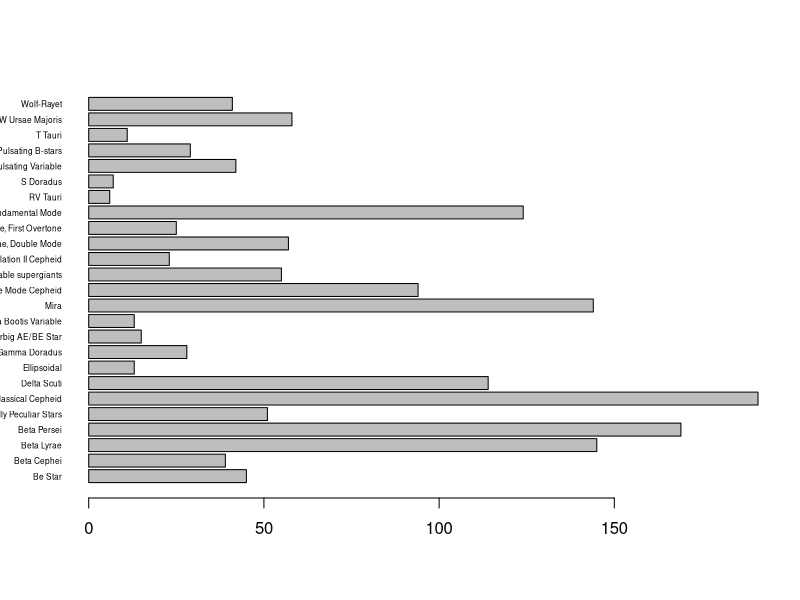
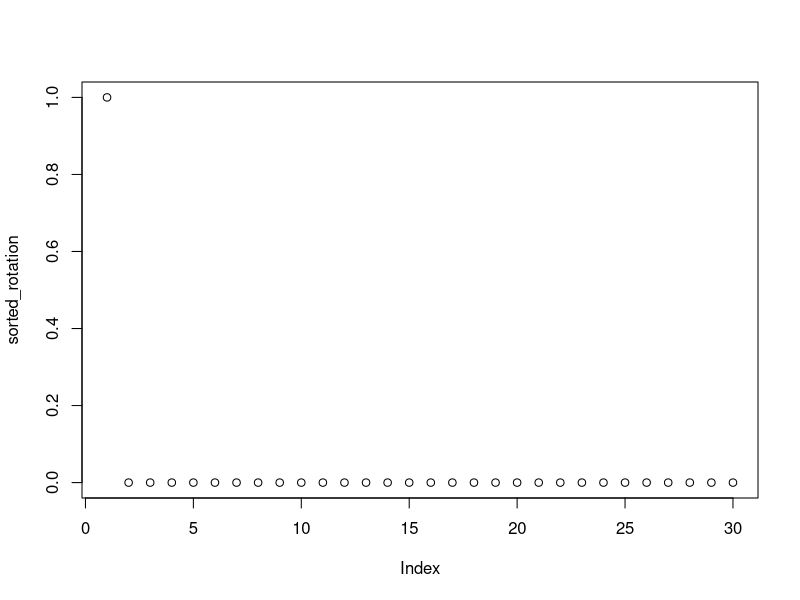

The R source for these figures, in order:
#   4/13
#   
#  First of 3 analyses:  PCA  ---------------------------

#install.packages('foreign')
library(foreign)  # to read the data we need function read.arff() from library foreign.

#install.packages('dplyr')
library(dplyr)  #'  dplyr package provides some utility funcions for sorting data

stars <- read.arff(file = 'AstronomyTrainingData.txt')

#  identify the 25 levels of star: (Column 87 holds the names.)
levels(stars$class)
barplot(summary(stars$class), horiz = TRUE, las = 1, cex.names = 0.5)



#  A PCA example by Sharmodeep  ---------------------------


#load("pca-examples.Rdata") 
#nyt.pca <- prcomp(nyt.frame[,-1]) 
#nyt.latent.sem <- nyt.pca$rotation

#sort(nyt.latent.sem[,1],decreasing=TRUE)[1:30]

#signif(sort(nyt.latent.sem[,1],decreasing=TRUE)[1:30],2)
#signif(sort(nyt.latent.sem[,1],decreasing=FALSE)[1:30],2)

#signif(sort(nyt.latent.sem[,2],decreasing=TRUE)[1:30],2)
#signif(sort(nyt.latent.sem[,2],decreasing=FALSE)[1:30],2)

#plot(nyt.pca$x[,1], nyt.pca$x[,2], col = factor(nyt.frame[,1]))

##nyt.fact <- factanal(nyt.frame[,-1], factors = 2)

#  Our Star Data  ---------------------------

# Remove NA entries with dplyr
complete_stars <- stars %>% filter(complete.cases(.))
# PCA excluding the first (id number) and last columns (star type)
star_pca <- prcomp(complete_stars[,c(-1,-dim(complete_stars)[2])])
star_rotation <- star_pca$rotation
sorted_rotation <- sort(star_rotation[,1],decreasing=T)[1:30]
plot(sorted_rotation)
# Looks like one of these is very useful and the others arent?  Could others be a linear multiple of this?
#  eclpoly_best_orb_chi2



